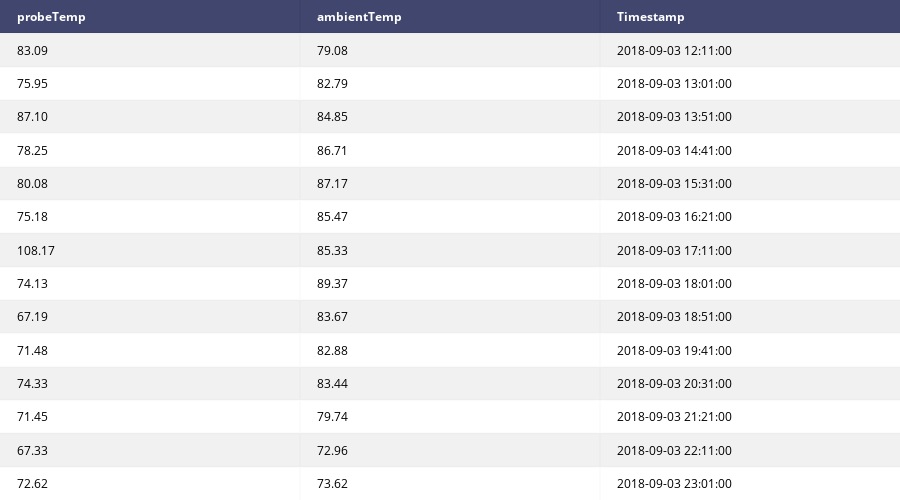

Here is the notebook cell this chart was saved with:
### Markdown cell above
### Dataframe  
Now that the data looks a little more intelligible, let's put together that dataframe we've been talking about.

### Code cell
# Convert list of tuples to pandas dataframe
# We can also specify column names with the list of tuples
df = pd.DataFrame(data_tuples, columns=['probeTemp', 'ambientTemp', 'Timestamp'])

# Create a plotly table from dataframe
table = ff.create_table(df[100:1000:50]) # show only a subset of total dataframe in table
offline.iplot(table, filename='Temp-table1')

### Figure 1 — Plotly figure (JSON) as saved in the notebook; plotly's stock layout.template omitted (floating-point values rounded to 4 significant figures)
{"data": [{"colorscale": [[0, "#00083e"], [0.5, "#ededee"], [1, "#ffffff"]], "hoverinfo": "none", "opacity": 0.75, "showscale": false, "type": "heatmap", "z": [[0, 0, 0], [0.5, 0.5, 0.5], [1, 1, 1], [0.5, 0.5, 0.5], [1, 1, 1], [0.5, 0.5, 0.5], [1, 1, 1], [0.5, 0.5, 0.5], [1, 1, 1], [0.5, 0.5, 0.5], [1, 1, 1], [0.5, 0.5, 0.5], [1, 1, 1], [0.5, 0.5, 0.5], [1, 1, 1]]}], "layout": {"annotations": [{"align": "left", "font": {"color": "#ffffff"}, "showarrow": false, "text": "<b>probeTemp</b>", "x": -0.45, "xanchor": "left", "xref": "x1", "y": 0, "yref": "y1"}, {"align": "left", "font": {"color": "#ffffff"}, "showarrow": false, "text": "<b>ambientTemp</b>", "x": 0.55, "xanchor": "left", "xref": "x1", "y": 0, "yref": "y1"}, {"align": "left", "font": {"color": "#ffffff"}, "showarrow": false, "text": "<b>Timestamp</b>", "x": 1.55, "xanchor": "left", "xref": "x1", "y": 0, "yref": "y1"}, {"align": "left", "font": {"color": "#000000"}, "showarrow": false, "text": "83.09", "x": -0.45, "xanchor": "left", "xref": "x1", "y": 1, "yref": "y1"}, {"align": "left", "font": {"color": "#000000"}, "showarrow": false, "text": "79.08", "x": 0.55, "xanchor": "left", "xref": "x1", "y": 1, "yref": "y1"}, {"align": "left", "font": {"color": "#000000"}, "showarrow": false, "text": "2018-09-03 12:11:00", "x": 1.55, "xanchor": "left", "xref": "x1", "y": 1, "yref": "y1"}, {"align": "left", "font": {"color": "#000000"}, "showarrow": false, "text": "75.95", "x": -0.45, "xanchor": "left", "xref": "x1", "y": 2, "yref": "y1"}, {"align": "left", "font": {"color": "#000000"}, "showarrow": false, "text": "82.79", "x": 0.55, "xanchor": "left", "xref": "x1", "y": 2, "yref": "y1"}, {"align": "left", "font": {"color": "#000000"}, "showarrow": false, "text": "2018-09-03 13:01:00", "x": 1.55, "xanchor": "left", "xref": "x1", "y": 2, "yref": "y1"}, {"align": "left", "font": {"color": "#000000"}, "showarrow": false, "text": "87.10", "x": -0.45, "xanchor": "left", "xref": "x1", "y": 3, "yref": "y1"}, {"align": "left", "font": {"color": "#000000"}, "showarrow": false, "text": "84.85", "x": 0.55, "xanchor": "left", "xref": "x1", "y": 3, "yref": "y1"}, {"align": "left", "font": {"color": "#000000"}, "showarrow": false, "text": "2018-09-03 13:51:00", "x": 1.55, "xanchor": "left", "xref": "x1", "y": 3, "yref": "y1"}, {"align": "left", "font": {"color": "#000000"}, "showarrow": false, "text": "78.25", "x": -0.45, "xanchor": "left", "xref": "x1", "y": 4, "yref": "y1"}, {"align": "left", "font": {"color": "#000000"}, "showarrow": false, "text": "86.71", "x": 0.55, "xanchor": "left", "xref": "x1", "y": 4, "yref": "y1"}, {"align": "left", "font": {"color": "#000000"}, "showarrow": false, "text": "2018-09-03 14:41:00", "x": 1.55, "xanchor": "left", "xref": "x1", "y": 4, "yref": "y1"}, {"align": "left", "font": {"color": "#000000"}, "showarrow": false, "text": "80.08", "x": -0.45, "xanchor": "left", "xref": "x1", "y": 5, "yref": "y1"}, {"align": "left", "font": {"color": "#000000"}, "showarrow": false, "text": "87.17", "x": 0.55, "xanchor": "left", "xref": "x1", "y": 5, "yref": "y1"}, {"align": "left", "font": {"color": "#000000"}, "showarrow": false, "text": "2018-09-03 15:31:00", "x": 1.55, "xanchor": "left", "xref": "x1", "y": 5, "yref": "y1"}, {"align": "left", "font": {"color": "#000000"}, "showarrow": false, "text": "75.18", "x": -0.45, "xanchor": "left", "xref": "x1", "y": 6, "yref": "y1"}, {"align": "left", "font": {"color": "#000000"}, "showarrow": false, "text": "85.47", "x": 0.55, "xanchor": "left", "xref": "x1", "y": 6, "yref": "y1"}, {"align": "left", "font": {"color": "#000000"}, "showarrow": false, "text": "2018-09-03 16:21:00", "x": 1.55, "xanchor": "left", "xref": "x1", "y": 6, "yref": "y1"}, {"align": "left", "font": {"color": "#000000"}, "showarrow": false, "text": "108.17", "x": -0.45, "xanchor": "left", "xref": "x1", "y": 7, "yref": "y1"}, {"align": "left", "font": {"color": "#000000"}, "showarrow": false, "text": "85.33", "x": 0.55, "xanchor": "left", "xref": "x1", "y": 7, "yref": "y1"}, {"align": "left", "font": {"color": "#000000"}, "showarrow": false, "text": "2018-09-03 17:11:00", "x": 1.55, "xanchor": "left", "xref": "x1", "y": 7, "yref": "y1"}, {"align": "left", "font": {"color": "#000000"}, "showarrow": false, "text": "74.13", "x": -0.45, "xanchor": "left", "xref": "x1", "y": 8, "yref": "y1"}, {"align": "left", "font": {"color": "#000000"}, "showarrow": false, "text": "89.37", "x": 0.55, "xanchor": "left", "xref": "x1", "y": 8, "yref": "y1"}, {"align": "left", "font": {"color": "#000000"}, "showarrow": false, "text": "2018-09-03 18:01:00", "x": 1.55, "xanchor": "left", "xref": "x1", "y": 8, "yref": "y1"}, {"align": "left", "font": {"color": "#000000"}, "showarrow": false, "text": "67.19", "x": -0.45, "xanchor": "left", "xref": "x1", "y": 9, "yref": "y1"}, {"align": "left", "font": {"color": "#000000"}, "showarrow": false, "text": "83.67", "x": 0.55, "xanchor": "left", "xref": "x1", "y": 9, "yref": "y1"}, {"align": "left", "font": {"color": "#000000"}, "showarrow": false, "text": "2018-09-03 18:51:00", "x": 1.55, "xanchor": "left", "xref": "x1", "y": 9, "yref": "y1"}, {"align": "left", "font": {"color": "#000000"}, "showarrow": false, "text": "71.48", "x": -0.45, "xanchor": "left", "xref": "x1", "y": 10, "yref": "y1"}, {"align": "left", "font": {"color": "#000000"}, "showarrow": false, "text": "82.88", "x": 0.55, "xanchor": "left", "xref": "x1", "y": 10, "yref": "y1"}, {"align": "left", "font": {"color": "#000000"}, "showarrow": false, "text": "2018-09-03 19:41:00", "x": 1.55, "xanchor": "left", "xref": "x1", "y": 10, "yref": "y1"}, {"align": "left", "font": {"color": "#000000"}, "showarrow": false, "text": "74.33", "x": -0.45, "xanchor": "left", "xref": "x1", "y": 11, "yref": "y1"}, {"align": "left", "font": {"color": "#000000"}, "showarrow": false, "text": "83.44", "x": 0.55, "xanchor": "left", "xref": "x1", "y": 11, "yref": "y1"}, {"align": "left", "font": {"color": "#000000"}, "showarrow": false, "text": "2018-09-03 20:31:00", "x": 1.55, "xanchor": "left", "xref": "x1", "y": 11, "yref": "y1"}, {"align": "left", "font": {"color": "#000000"}, "showarrow": false, "text": "71.45", "x": -0.45, "xanchor": "left", "xref": "x1", "y": 12, "yref": "y1"}, {"align": "left", "font": {"color": "#000000"}, "showarrow": false, "text": "79.74", "x": 0.55, "xanchor": "left", "xref": "x1", "y": 12, "yref": "y1"}, {"align": "left", "font": {"color": "#000000"}, "showarrow": false, "text": "2018-09-03 21:21:00", "x": 1.55, "xanchor": "left", "xref": "x1", "y": 12, "yref": "y1"}, {"align": "left", "font": {"color": "#000000"}, "showarrow": false, "text": "67.33", "x": -0.45, "xanchor": "left", "xref": "x1", "y": 13, "yref": "y1"}, {"align": "left", "font": {"color": "#000000"}, "showarrow": false, "text": "72.96", "x": 0.55, "xanchor": "left", "xref": "x1", "y": 13, "yref": "y1"}, {"align": "left", "font": {"color": "#000000"}, "showarrow": false, "text": "2018-09-03 22:11:00", "x": 1.55, "xanchor": "left", "xref": "x1", "y": 13, "yref": "y1"}, {"align": "left", "font": {"color": "#000000"}, "showarrow": false, "text": "72.62", "x": -0.45, "xanchor": "left", "xref": "x1", "y": 14, "yref": "y1"}, {"align": "left", "font": {"color": "#000000"}, "showarrow": false, "text": "73.62", "x": 0.55, "xanchor": "left", "xref": "x1", "y": 14, "yref": "y1"}, {"align": "left", "font": {"color": "#000000"}, "showarrow": false, "text": "2018-09-03 23:01:00", "x": 1.55, "xanchor": "left", "xref": "x1", "y": 14, "yref": "y1"}], "height": 500, "margin": {"b": 0, "l": 0, "r": 0, "t": 0}, "xaxis": {"dtick": 1, "gridwidth": 2, "showticklabels": false, "tick0": -0.5, "ticks": "", "zeroline": false}, "yaxis": {"autorange": "reversed", "dtick": 1, "gridwidth": 2, "showticklabels": false, "tick0": 0.5, "ticks": "", "zeroline": false}}}
